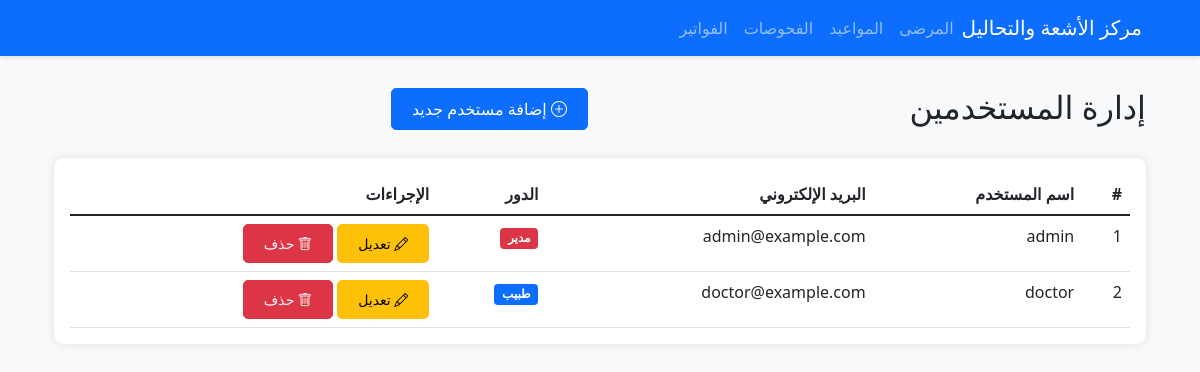
Screenshot of /users (signed in) with the database file from the repository.
### models.py (models this page shows, shortened)
class User(UserMixin, db.Model):
    id = db.Column(db.Integer, primary_key=True)
    username = db.Column(db.String(80), unique=True, nullable=False)
    email = db.Column(db.String(120), unique=True, nullable=False)
    name = db.Column(db.String(100), nullable=False)
    password_hash = db.Column(db.String(128))
    role = db.Column(db.String(20), nullable=False)
    created_at = db.Column(db.DateTime, default=datetime.utcnow)

### app.py (the view)
@app.route('/users', methods=['GET'])
@login_required
def users():
    if current_user.role != 'admin':
        flash('غير مصرح لك بالوصول إلى هذه الصفحة', 'danger')
        return redirect(url_for('index'))
    users = User.query.all()
    return render_template('users/index.html', users=users)

### app.py (called while the page is built)
@login_manager.user_loader
def load_user(user_id):
    return User.query.get(int(user_id))

### templates/users/index.html (shortened to what this page needs)
{% extends "base.html" %}
{% block content %}
<div class="container">
    <div class="row mb-4">
        <div class="col-md-6">
            <h2>إدارة المستخدمين</h2>
        </div>
        <div class="col-md-6 text-end">
            <a href="{{ url_for('new_user') }}" class="btn btn-primary">
                <i class="bi bi-plus-circle"></i> إضافة مستخدم جديد
            </a>
        </div>
    </div>
    <div class="card">
        <div class="card-body">
            <div class="table-responsive">
                <table class="table table-hover">
                    <thead>
                        <tr>
                            <th>#</th>
                            <th>اسم المستخدم</th>
                            <th>البريد الإلكتروني</th>
                            <th>الدور</th>
                            <th>الإجراءات</th>
                        </tr>
                    </thead>
                    <tbody>
                        {% for user in users %}
                        <tr>
                            <td>{{ user.id }}</td>
                            <td>{{ user.username }}</td>
                            <td>{{ user.email }}</td>
                            <td>
                                {% if user.role == 'admin' %}
                                    <span class="badge bg-danger">مدير</span>
                                {% elif user.role == 'doctor' %}
                                    <span class="badge bg-primary">طبيب</span>
                                {% elif user.role == 'technician' %}
                                    <span class="badge bg-success">فني</span>
                                {% else %}
                                    <span class="badge bg-info">موظف استقبال</span>
                                {% endif %}
                            </td>
                            <td>
                                <a href="{{ url_for('edit_user', id=user.id) }}" class="btn btn-sm btn-warning">
                                    <i class="bi bi-pencil"></i> تعديل
                                </a>
                                <button class="btn btn-sm btn-danger" onclick="deleteUser('{{ user.id }}')">
                                    <i class="bi bi-trash"></i> حذف
                                </button>
                            </td>
                        </tr>
                        {% endfor %}
                    </tbody>
                </table>
            </div>
        </div>
    </div>
</div>
{% endblock %}

### static/css/style.css (style rules this page uses)
body { font-family: 'Segoe UI', Tahoma, Geneva, Verdana, sans-serif; background-color: #f8f9fa; }
.card { border: none; border-radius: 10px; box-shadow: 0 0 10px rgba(0,0,0,.1); margin-bottom: 20px; transition: transform 0.3s ease; }
.table { margin-bottom: 0; }
.table th { border-top: none; font-weight: 600; }
.bi { margin-bottom: 15px; }
.btn { border-radius: 5px; padding: 8px 20px; }

### templates/base.html (style rules this page uses)
body { font-family: 'Segoe UI', Tahoma, Geneva, Verdana, sans-serif; }

### rows the page displays
User: id "1", username "admin", email "admin@example.com", role "مدير"
User: id "2", username "doctor", email "doctor@example.com", role "طبيب"
